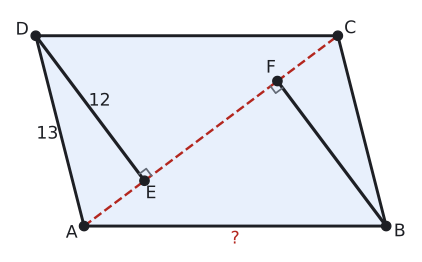

Reproduce this figure in Python.
import sys; sys.path.insert(0, "tools")
from cizim import *

P = lambda x, y: np.array([float(x), float(y)])
uz = lambda U, V: round(float(np.linalg.norm(U - V)), 4)
def acisi(K, U, V):
    u, v = U - K, V - K
    return round(float(np.degrees(np.arccos(np.dot(u, v) / np.linalg.norm(u) / np.linalg.norm(v)))), 3)
def birim(U, V):
    t = (V - U) / np.linalg.norm(V - U); return t, np.array([-t[1], t[0]])
def dondur(Q, derece):
    a = np.radians(derece); return P(Q[0] * np.cos(a) - Q[1] * np.sin(a), Q[0] * np.sin(a) + Q[1] * np.cos(a))
def ayak(Q, U, V):
    t, _ = birim(U, V); return U + np.dot(Q - U, t) * t
def paralel_isareti(U, V, n=1, f=0.5):
    t, _ = birim(U, V)
    for i in range(n):
        M = U + f * (V - U) + (i - (n - 1) / 2) * 0.32 * S * t
        ax.annotate("", xy=M + 0.22 * S * t, xytext=M - 0.22 * S * t, arrowprops=dict(arrowstyle="-|>", color=SOLUK, lw=1.3, mutation_scale=13))
def cetik(U, V, n=1, renk=SOLUK, f=0.5):
    M = U + f * (V - U); t, m = birim(U, V)
    for i in range(n):
        c = M + (i - (n - 1) / 2) * 0.2 * S * t
        ax.plot(*zip(c - 0.22 * S * m, c + 0.22 * S * m), color=renk, lw=1.5)
def olcu(U, V, metin, d=0.5, renk=YAZI, fs=13, f=0.5):
    """[UV] üzerinde f oranındaki noktaya, U->V yönünün soluna d*S uzağa yazı (d < 0: sağına)."""
    M = U + f * (V - U); _, m = birim(U, V)
    ax.text(*(M + d * S * m), metin, ha="center", va="center", color=renk, fontsize=fs)
def dik_isareti(K, U, V, r=0.4):
    a_ = (U - K) / np.linalg.norm(U - K) * r * S; b_ = (V - K) / np.linalg.norm(V - K) * r * S
    ax.plot(*zip(K + a_, K + a_ + b_, K + b_), color=SOLUK, lw=1.3)
def harf(Q, metin, dx, dy, renk=YAZI, fs=13):
    ax.text(Q[0] + dx * S, Q[1] + dy * S, metin, ha="center", va="center", color=renk, fontsize=fs)
def cizgi(U, V, renk=YAZI, lw=2.2, ls="-"):
    ax.plot(*zip(U, V), color=renk, lw=lw, ls=ls)
def boya(noktalar, renk):
    ax.add_patch(patches.Polygon(noktalar, closed=True, facecolor=renk, edgecolor="none"))
def yay(K, U, V, r=0.8, renk=MAVI, n=1):
    for i in range(n): aci(ax, K, U, V, r=(r + 0.18 * i) * S, renk=renk)
def yay_yazi(K, U, V, metin, d=1.4, renk=MAVI, fs=12):
    """K köşesindeki U-K-V açısının ortasından d*S uzağa yazı."""
    u = (U - K) / np.linalg.norm(U - K); v = (V - K) / np.linalg.norm(V - K); o = (u + v) / np.linalg.norm(u + v)
    ax.text(*(K + d * S * o), metin, ha="center", va="center", color=renk, fontsize=fs)
def basla(xmin, xmax, ymin, ymax, en=5.5):
    global fig, ax
    fig, ax = sekil(en, en * (ymax - ymin) / (xmax - xmin))
    ax.set_aspect("equal"); ax.axis("off"); ax.set_xlim(xmin, xmax); ax.set_ylim(ymin, ymax)
def dortgen(A, B, C, D, dolgu=None):
    if dolgu: boya([A, B, C, D], dolgu)
    ax.plot(*zip(A, B, C, D, A), color=YAZI)
    for Q in (A, B, C, D): nokta(ax, *Q, "")
def koseler(A, B, C, D, d=0.55):
    O = (A + B + C + D) / 4
    for Q, ad in ((A, "A"), (B, "B"), (C, "C"), (D, "D")):
        y = (Q - O) / np.linalg.norm(Q - O); harf(Q, ad, d * y[0] * 1.3, d * y[1])
def pk(AB, AD, derece):
    """A orijinde, [AB] yatay; ABCD paralelkenarının köşeleri."""
    a = np.radians(derece); A, B = P(0, 0), P(AB, 0); D = P(AD * np.cos(a), AD * np.sin(a)); return A, B, B + D, D
def cerceve(noktalar, kenar=1.2):
    xs = [q[0] for q in noktalar]; ys = [q[1] for q in noktalar]
    return min(xs) - kenar * S, max(xs) + kenar * S, min(ys) - kenar * S, max(ys) + kenar * S

# Soru 12: AC ekseninde A(0, 0), C(21, 0), D(5, 12), B(16, −12); [AB] yatay olacak biçimde döndürülür.
# |AD| = 13, |DE| = 12 -> |AE| = 5 = |FC|; |AF| = 16, |BF| = 12 -> |AB| = 20.
A0, C0, D0, B0 = P(0, 0), P(21, 0), P(5, 12), P(16, -12)
t = -np.degrees(np.arctan2(B0[1], B0[0]))
A, B, C, D = (dondur(Q, t) for Q in (A0, B0, C0, D0))
E, F = ayak(D, A, C), ayak(B, A, C)
S = 20 / 14
print("AD", uz(A, D), "DE", uz(D, E), "AE", uz(A, E), "AF", uz(A, F), "BF", uz(B, F), "AC", uz(A, C), "AB", uz(A, B))
basla(*cerceve([A, B, C, D], 1.3))
boya([A, B, C, D], MAVI_ACIK)
dortgen(A, B, C, D); koseler(A, B, C, D)
cizgi(A, C, KIRMIZI, 1.8, "--"); cizgi(D, E, YAZI, 2.4); cizgi(B, F, YAZI, 2.4)
dik_isareti(E, D, C, 0.4); dik_isareti(F, B, A, 0.4)
for Q, ad, dx, dy in ((E, "E", 0.3, -0.6), (F, "F", -0.3, 0.6)): nokta(ax, *Q, ""); harf(Q, ad, dx, dy)
olcu(A, D, "13", 0.6); olcu(D, E, "12", 0.55); olcu(A, B, "?", -0.6, KIRMIZI)
kaydet(fig, __file__)
